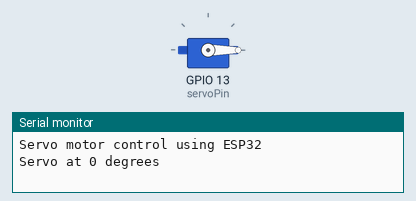
The sketch below on a simulated ESP32. Shown: servo, the last lines printed to the serial monitor.

Above: at 0.05 s.
At 1.5 s:
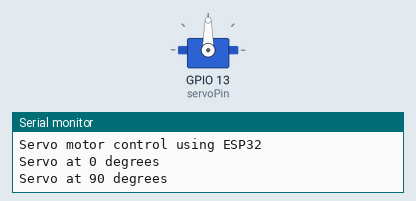
At 3.0 s:
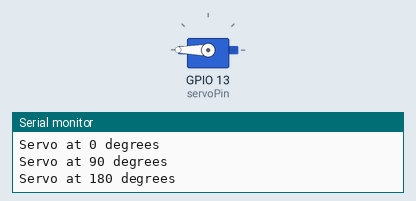
Timing chart, 0 to 6.9 s (numbered marks = the images above):
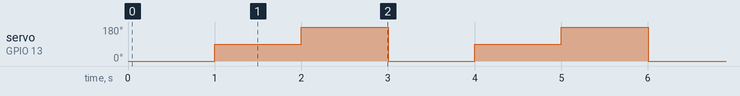

The sketch:

servo_motor.ino
```cpp
#include <ESP32Servo.h>

Servo myServo;

const int servoPin = 13;

void setup() {
  myServo.attach(servoPin);
  Serial.begin(9600);
  Serial.println("Servo motor control using ESP32");
}

void loop() {
  myServo.write(0);
  Serial.println("Servo at 0 degrees");
  delay(1000);

  myServo.write(90);
  Serial.println("Servo at 90 degrees");
  delay(1000);

  myServo.write(180);
  Serial.println("Servo at 180 degrees");
  delay(1000);
}
```

Measured:
- by itself, servo on GPIO 13 (servoPin): repeats every 3.0 s: 180° 1.0 s, 0° 1.0 s, 90° 1.0 s
